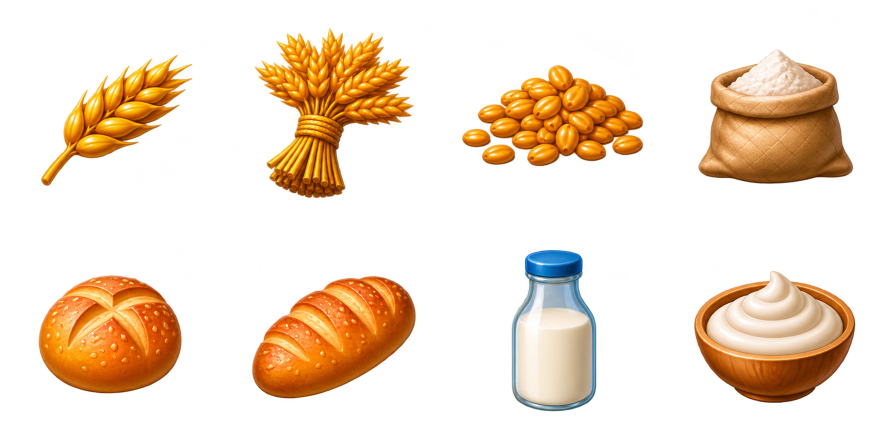
#> input picture mobile/assets/art/products-approved.png, 1774 x 887 px (shown at 1/2 size); its folder holds 6 pictures in this run
$ python measure-item-bounds.py
#> lines starting #> are read from the running program, lines starting #| are printed output that depends on the picture
"""Measure alpha bounds without editing atlas pixels. Requires requirements-visual.txt."""
from pathlib import Path
from PIL import Image
import json
root=Path(__file__).resolve().parents[1]/'assets/art'
result={}
for kind,rows in [('approved',2),('products',5)]:
    im=Image.open(root/('products-approved.png' if kind=='approved' else 'products.png'))
#> im is the input picture: PIL image 1774x887 RGBA; mean R, G, B, A 57.5, 36.7, 16.3, 64.3
    w,h=im.size
#> w = 1774; h = 887
    rects=[]
    for i in range(rows*4):
        x=round((i%4)*w/4);x2=round((i%4+1)*w/4)
        y=round((i//4)*h/rows);y2=round((i//4+1)*h/rows)
        tile=im.crop((x,y,x2,y2))
        bbox=tile.getchannel('A').point(lambda a:255 if a>16 else 0).getbbox()
        if bbox is None: raise ValueError(f'Empty atlas region: {kind}/{i}')
        l=max(0,bbox[0]-3);t=max(0,bbox[1]-3)
        r=min(x2-x,bbox[2]+3);b=min(y2-y,bbox[3]+3)
        rects.append([x+l,y+t,r-l,b-t])
#> this loop made 8 passes
#> (bbox, l, t, r, b) on passes 1 to 8: ((82, 109, 385, 372), 79, 106, 388, 375), ((65, 56, 384, 397), 62, 53, 387, 400), ((37, 130, 400, 333), 34, 127, 403, 336), ((66, 98, 377, 368), 63, 95, 380, 371), ((77, 106, 364, 343), 74, 103, 367, 346), ((60, 108, 388, 354), 57, 105, 391, 357), ((136, 56, 306, 379), 133, 53, 309, 382), ((58, 97, 381, 362), 55, 94, 384, 365)
#> pass 1, `tile=im.crop((x,y,x2,y2))`:
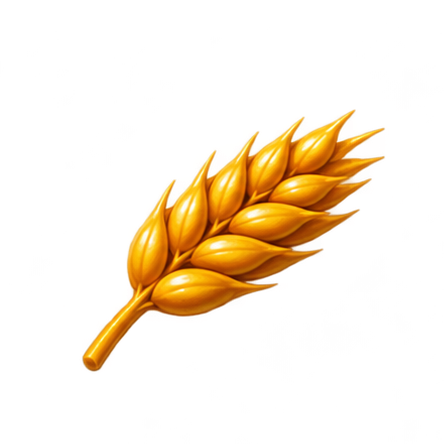
#> tile: PIL image 444x444 RGBA; mean R, G, B, A 38.8, 23.6, 2.9, 36.7; transparent parts drawn white
#> pass 2, `tile=im.crop((x,y,x2,y2))`:
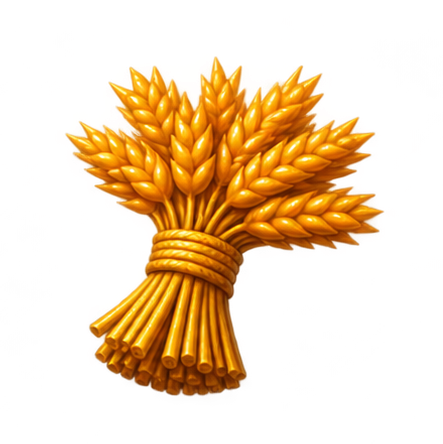
#> tile: PIL image 443x444 RGBA; mean R, G, B, A 71.9, 41.3, 3.8, 70.4; transparent parts drawn white
#> pass 3, `tile=im.crop((x,y,x2,y2))`:
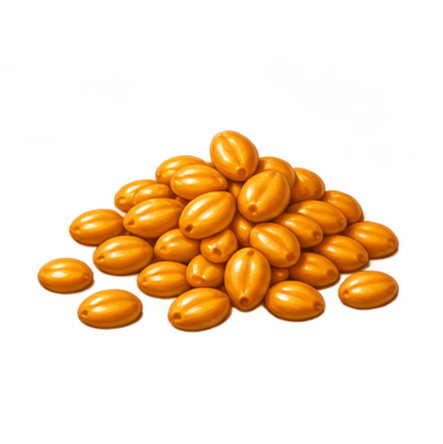
#> tile: PIL image 443x444 RGBA; mean R, G, B, A 55.9, 30.3, 3.9, 56; transparent parts drawn white
#> after the loop, rects = [[79, 106, 309, 269], [506, 53, 325, 347], [921, 127, 369, 209], [1393, 95, 317, 276], [74, 547, 293, 243], [501, 549, 334, 252], [1020, 497, 176, 329], [1385, 538, 329, 271]]
    result[kind]=rects
#> pass 2 of the loop `for kind,rows in [('approved',2),('products',5)]:`:
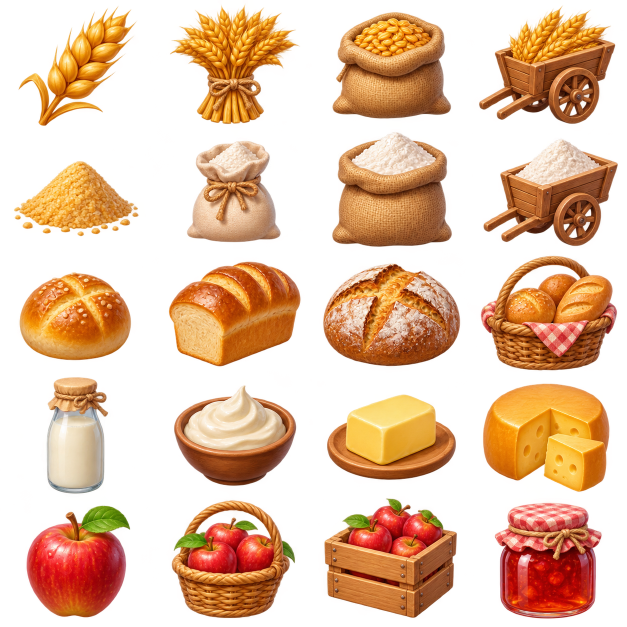
#> input picture mobile/assets/art/products.png, 1254 x 1254 px (shown at 1/2 size)
#> im is the input picture: PIL image 1254x1254 RGBA; mean R, G, B, A 109.8, 65.3, 31.3, 112.4
#> the loop `for i in range(rows*4):` made 20 passes
#> (bbox, l, t, r, b) on passes 1 to 8: ((37, 12, 274, 251), 34, 9, 277, 251), ((26, 7, 286, 249), 23, 4, 289, 251), ((38, 24, 276, 238), 35, 21, 279, 241), ((18, 10, 291, 248), 15, 7, 294, 251), ((27, 0, 278, 222), 24, 0, 281, 225), ((59, 30, 248, 234), 56, 27, 251, 237), ((37, 13, 277, 243), 34, 10, 280, 246), ((26, 26, 296, 242), 23, 23, 299, 245)
#> pass 1, `tile=im.crop((x,y,x2,y2))`:
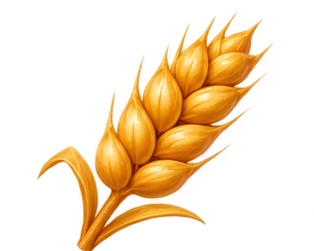
#> tile: PIL image 314x251 RGBA; mean R, G, B, A 85.3, 53.1, 10.2, 62.2; transparent parts drawn white
#> pass 3, `tile=im.crop((x,y,x2,y2))`:
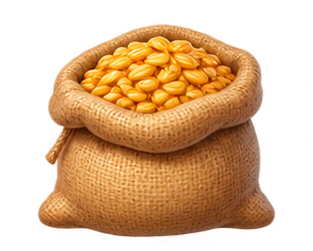
#> tile: PIL image 313x251 RGBA; mean R, G, B, A 114.3, 72.5, 33, 128.6; transparent parts drawn white
#> after the loop `for i in range(rows*4):`: rects = 20 items, first 6: [34, 9, 243, 242], [337, 4, 266, 247], [662, 21, 244, 220], [955, 7, 279, 244], [24, 251, 257, 225], [370, 278, 195, 210]
(root/'item-bounds.json').write_text(json.dumps(result,indent=2)+'\n')
